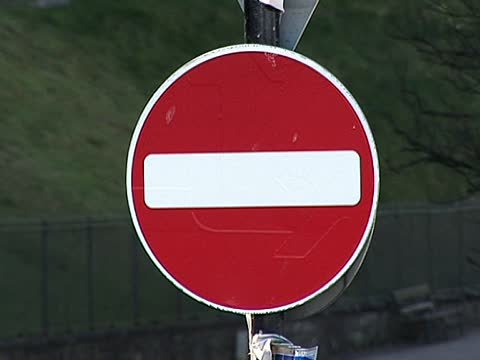
%> input picture 1.1.jpg, 480 x 360 px
$ octave --eval "result = SegmentIm(imread('1.1.jpg'));"   (GNU Octave 9; MATLAB toolbox functions it lacks are replaced by stand-ins)
%> lines starting %> are read from the running program, lines starting %| are printed output that depends on the picture; in (x1, y1, x2, y2) boxes, pixels count from 0 and x2, y2 are one past the last pixel; in counts of white or black regions, pixels touching at a corner belong together; the program's own positions count from 1
function [segmentedIm]=SegmentIm(im)
%% Generate the segmentedIm from the original im
% segmentedIm is a binary image
        %im = imread(strcat(directory,'/',files(i).name));
        % Extraemos un vector de pixels validos
        pixelCandidates = CandidateGenerationPixel_Color(im, 'hsv');
        maskFound = im(:,:,1) .* 0;
        maskFound(pixelCandidates) = 1;
        %morfologia
        %First we apply a opening with an small structuring element to
        %elimiate noise (isolated pixel or small regions)
        se = strel('disk',2);
        maskOpen = imopen(maskFound,se);
        %Then we apply a closing with a big structuring element to fill the
        %white and/or black region inside the signal and include it into
        %the mask
        se2 = strel('disk',20);
        maskClose = imclose(maskOpen,se2);
        BWdfill = imfill(maskClose, 'holes');
        BWnobord = imclearborder(BWdfill, 4);
        seD = strel('diamond',1);
        BWfinal = imerode(BWnobord,seD);
        segmentedIm = imerode(BWfinal,seD);
end

function [pixelCandidates] = CandidateGenerationPixel_Color(im, space)
%> called with space = 'hsv'
%% Generate Color im segmentation for traffic sign
im=double(im);
%im=INDANE(im);
switch space
    case 'normrgb'
        R=im(:,:,1);
        G=im(:,:,2);
        B=im(:,:,3);
        %Miguel
        pixelCandidates_red = (R > 0.2549) & (G(:,:)<0.57*R(:,:)) & (B(:,:)<0.57*R(:,:));
        pixelCandidates_blue = (B > 0.2549) & (G(:,:)<0.62*B(:,:)) & (R(:,:)<0.62*B(:,:));

        pixelCandidates = pixelCandidates_blue | pixelCandidates_red;
    case 'hsv'
        im=rgb2hsv(im);
%> im: size 360x480x3 double; mean H, S, V 0.5, 0.4, 95
        H=im(:,:,1);
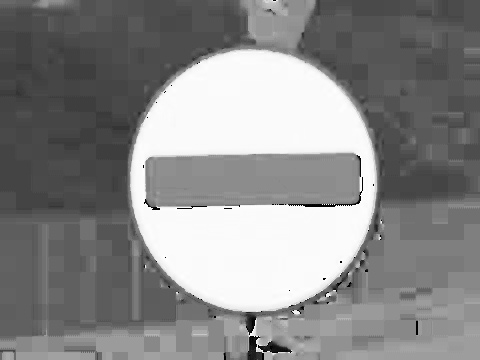
%> H: size 360x480 double; min 0, max 0.999, mean 0.537
        S=im(:,:,2);
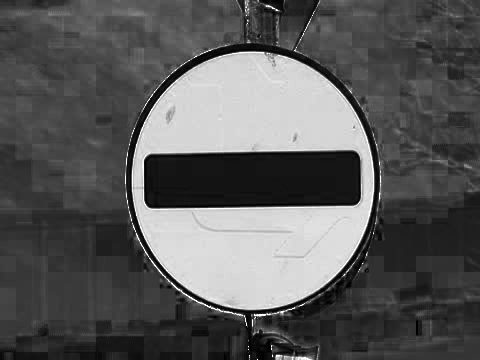
%> S: size 360x480 double; min 0, max 1, mean 0.354
        V=im(:,:,3);
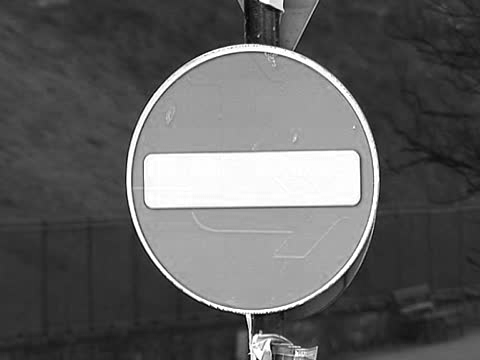
%> V: size 360x480 double; min 1, max 255, mean 95
        pixelCandidates_red = ((H>0.95)|(H<0.1)) & (V>40) & (S>0.55);
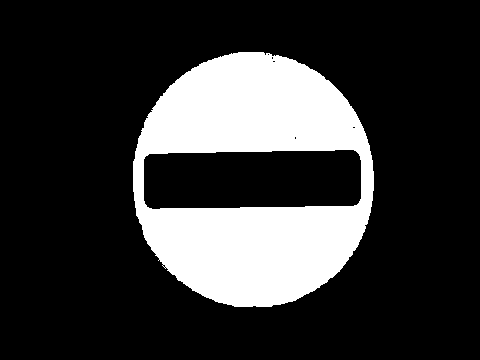
%> pixelCandidates_red: size 360x480 logical; 21.2% white; 1 white region, box (x1, y1, x2, y2) and area: (133, 52, 374, 307) 36613
        pixelCandidates_blue = ((H>0.57)&(H<0.72)) & (V>35) & (S>0.35);
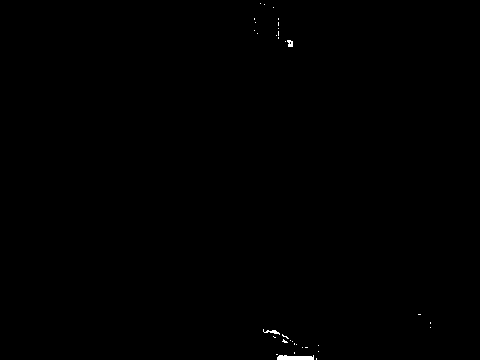
%> pixelCandidates_blue: size 360x480 logical; 0.17% white; 34 white regions (31 under 20 px), largest, box (x1, y1, x2, y2) and area: (277, 355, 314, 360) 154, (263, 329, 280, 335) 40, (287, 40, 293, 47) 32
        pixelCandidates=pixelCandidates_blue | pixelCandidates_red;
    case 'opp'
        I=im(:,:,1)+im(:,:,2)+im(:,:,3);
        RminusG=im(:,:,1)-im(:,:,2);
        YminusB=im(:,:,1)+im(:,:,2)-2.*im(:,:,3);
        pixelCandidates_red = (I > 114 & I<260) & (RminusG>10 & RminusG<55) & (YminusB<60 & YminusB>0);
        pixelCandidates_blue = (I > 140 & I<260) & (RminusG<4) & (YminusB<2);
        pixelCandidates=pixelCandidates_blue | pixelCandidates_red;
    otherwise
        error('Incorrect color space defined');
        return
end
end
%> in SegmentIm, `maskFound = im(:,:,1) .* 0;`: maskFound: size 360x480 uint8; every value is 0
%> in SegmentIm, `maskOpen = imopen(maskFound,se);`: maskOpen: size 360x480 uint8; values 0 (black) and 1 (white), 21.2% white; 2 white regions, box (x1, y1, x2, y2) and area: (133, 52, 374, 307) 36567, (277, 355, 314, 360) 151
%> in SegmentIm, `maskClose = imclose(maskOpen,se2);`: maskClose: size 360x480 uint8; values 0 (black) and 1 (white), 21.4% white; 2 white regions, box (x1, y1, x2, y2) and area: (133, 52, 374, 307) 36902, (277, 355, 314, 360) 152
%> in SegmentIm, `BWdfill = imfill(maskClose, 'holes');`:
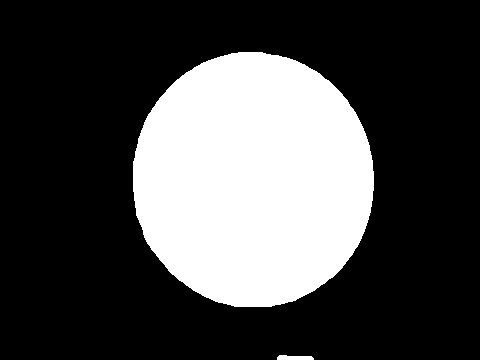
%> BWdfill: size 360x480 uint8; values 0 (black) and 1 (white), 28.2% white; 2 white regions, box (x1, y1, x2, y2) and area: (133, 52, 374, 307) 48576, (277, 355, 314, 360) 152
%> in SegmentIm, `BWnobord = imclearborder(BWdfill, 4);`: BWnobord: size 360x480 uint8; values 0 (black) and 1 (white), 28.1% white; 1 white region, box (x1, y1, x2, y2) and area: (133, 52, 374, 307) 48576
%> in SegmentIm, `BWfinal = imerode(BWnobord,seD);`: BWfinal: size 360x480 uint8; values 0 (black) and 1 (white), 27.7% white; 1 white region, box (x1, y1, x2, y2) and area: (134, 53, 373, 306) 47873
%> in SegmentIm, `segmentedIm = imerode(BWfinal,seD);`:
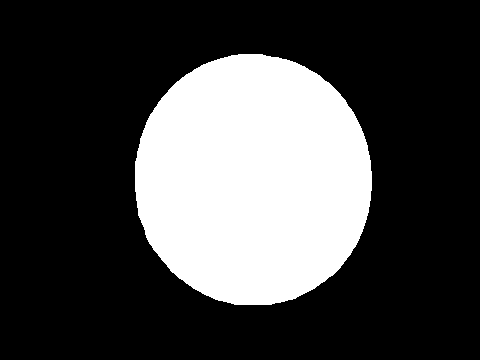
%> segmentedIm: size 360x480 uint8; values 0 (black) and 1 (white), 27.3% white; 1 white region, box (x1, y1, x2, y2) and area: (135, 54, 372, 305) 47174

$ run again, on 2.2.jpg
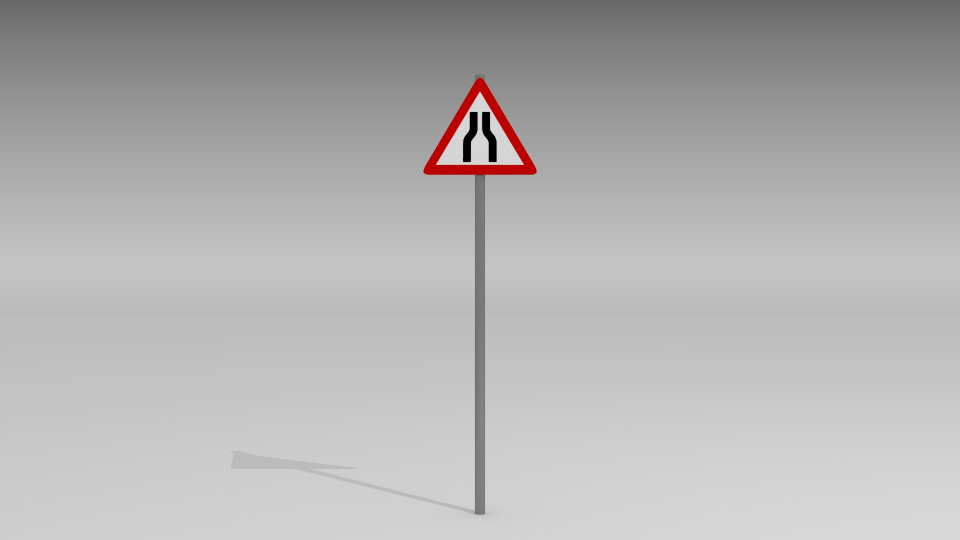
%> input picture 2.2.jpg, 1920 x 1080 px (shown at 1/2 size)
%> pixelCandidates_red: size 1080x1920 logical; 0.52% white; 1 white region, box (x1, y1, x2, y2) and area: (847, 155, 1073, 350) 10867
%> pixelCandidates_blue: size 1080x1920 logical; every value is 0
%> maskOpen: size 1080x1920 uint8; values 0 (black) and 1 (white), 0.52% white; 1 white region, box (x1, y1, x2, y2) and area: (847, 155, 1073, 350) 10860
%> maskClose: size 1080x1920 uint8; values 0 (black) and 1 (white), 0.56% white; 1 white region, box (x1, y1, x2, y2) and area: (847, 155, 1073, 350) 11670
%> BWdfill: size 1080x1920 uint8; values 0 (black) and 1 (white), 1.2% white; 1 white region, box (x1, y1, x2, y2) and area: (847, 155, 1073, 350) 23993
%> BWfinal: size 1080x1920 uint8; values 0 (black) and 1 (white), 1.1% white; 1 white region, box (x1, y1, x2, y2) and area: (848, 156, 1072, 349) 23386
%> in SegmentIm, `segmentedIm = imerode(BWfinal,seD);`:
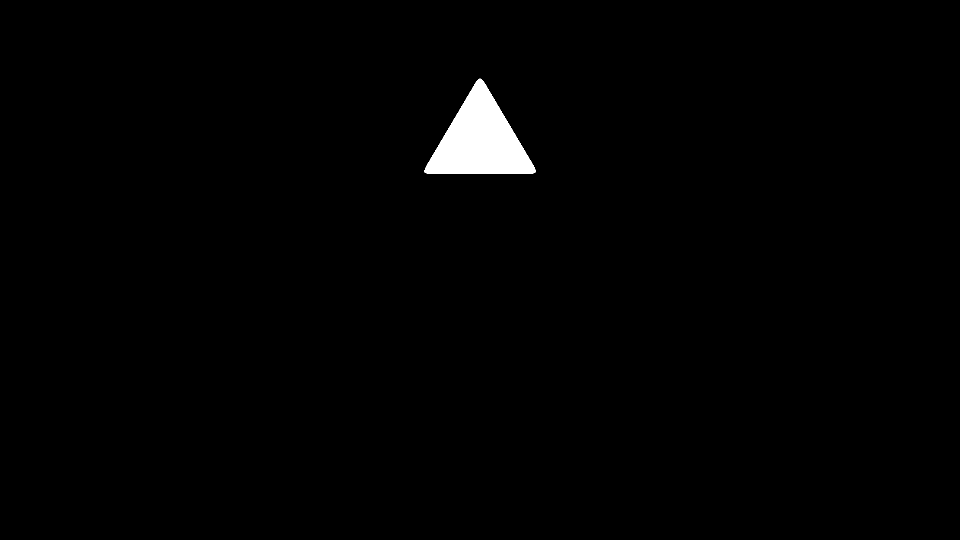
%> segmentedIm: size 1080x1920 uint8 (shown at 1/2 size); values 0 (black) and 1 (white), 1.1% white; 1 white region, box (x1, y1, x2, y2) and area: (849, 157, 1071, 348) 22783
